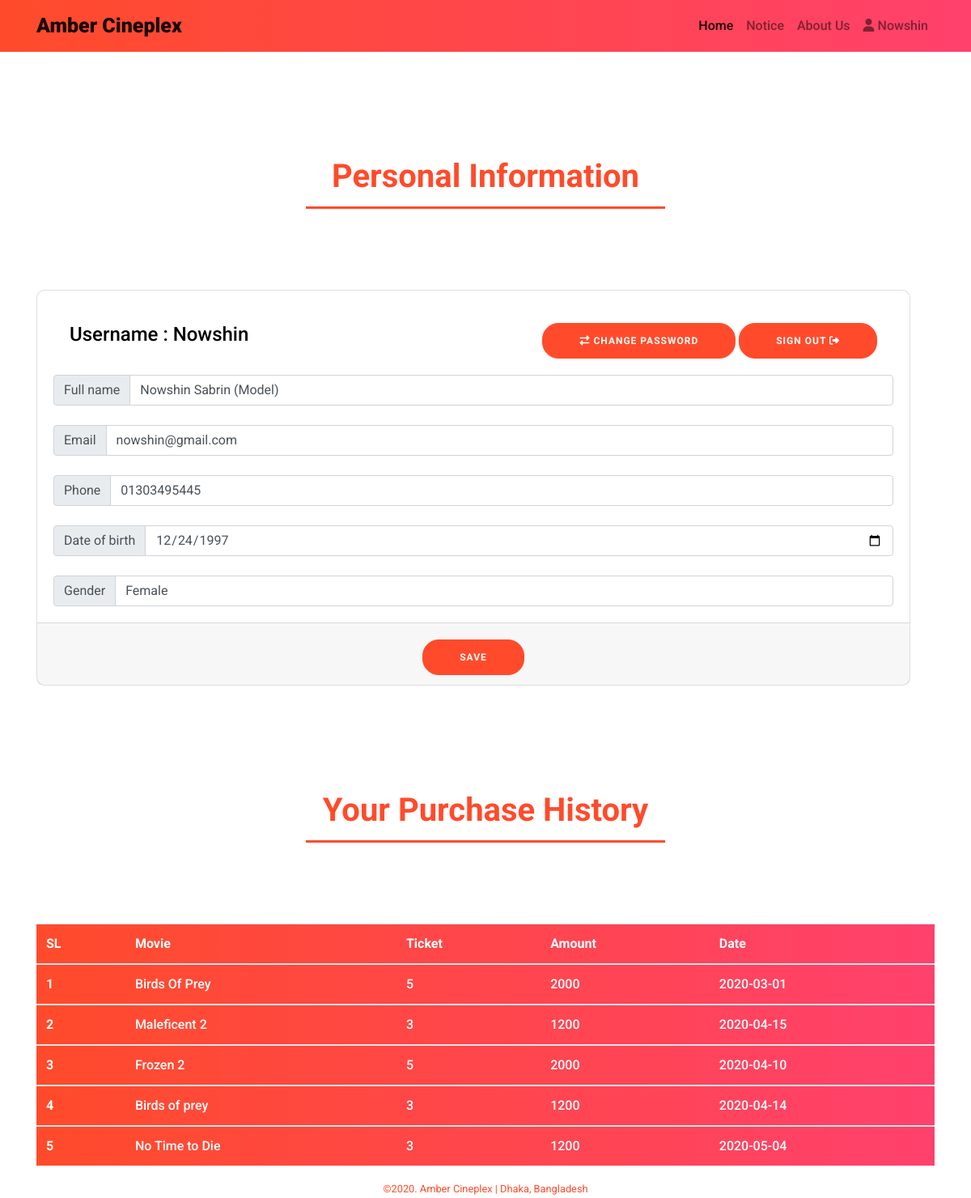
The app's page /profile.php (signed in), older data.
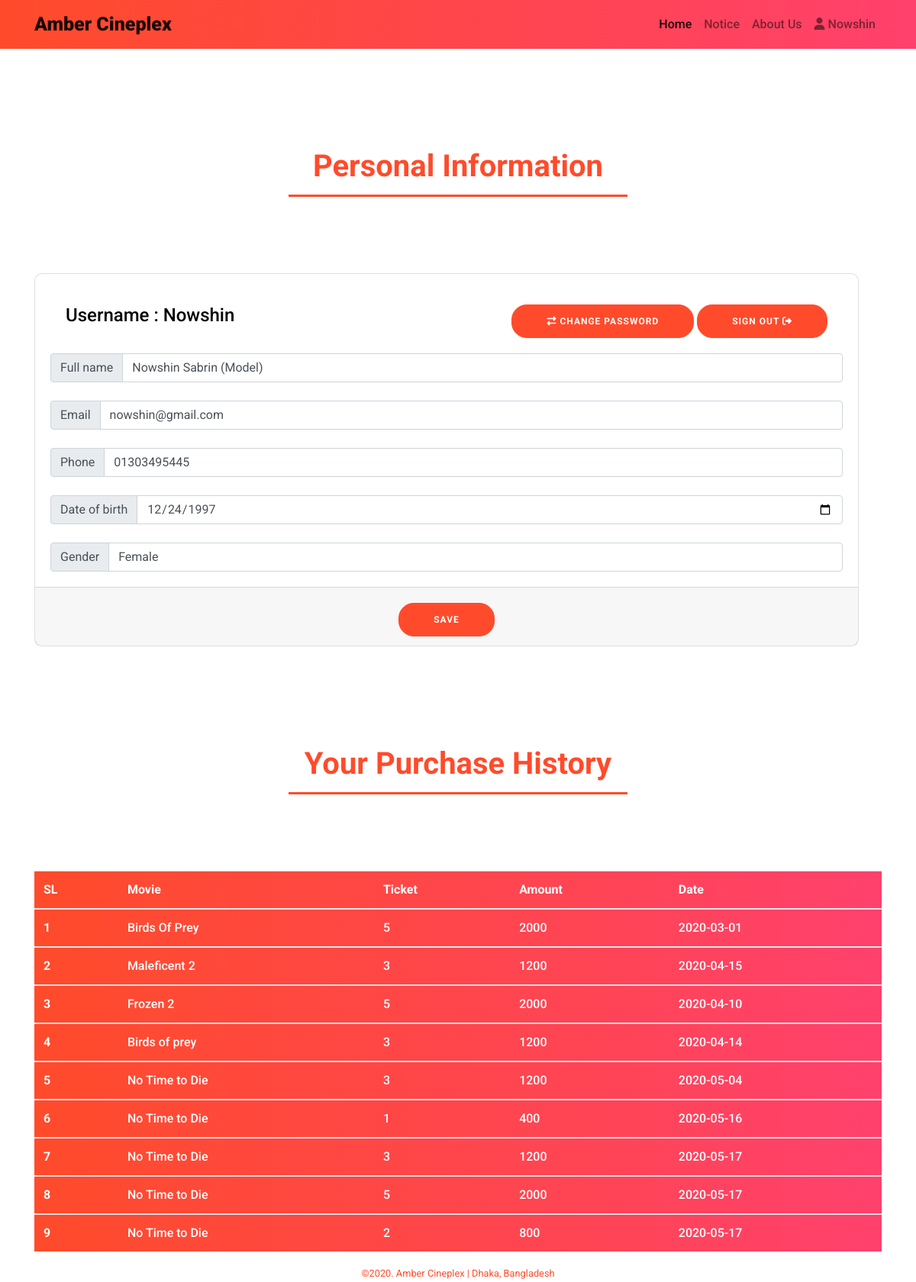
The same page, newer data.
### tables this page shows
CREATE TABLE `user_info` (
  `id` int(10) NOT NULL,
  `username` varchar(60) NOT NULL,
  `full_name` varchar(70) NOT NULL,
  `email` varchar(60) NOT NULL,
  `phone` varchar(60) NOT NULL,
  `dob` date NOT NULL,
  `gender` varchar(60) NOT NULL
);

CREATE TABLE `purchase` (
  `id` int(11) NOT NULL,
  `username` varchar(60) NOT NULL,
  `mv_name` varchar(100) NOT NULL,
  `ticket_count` int(100) NOT NULL,
  `total_amount` int(100) NOT NULL,
  `purchase_date` date NOT NULL
);

### databaseQuery.php (called while the page is built, shortened)
<?php
    function getResult($conn, $tableName, $username){
        $sqlUserCheck = "SELECT * FROM $tableName WHERE username = '$username'";
        $result = mysqli_query($conn, $sqlUserCheck);
        if ($result) {
             return $result;
        }
    }
?>

### profile.php (the view, shortened to what this page needs)
<?php
$currentUsername = $_SESSION["username"];
$fullName = $email = $phone = $dob = $gender = '';
include 'config.php';
include 'databaseQuery.php';
$conn = OpenCon();
$table_name = 'user_info';
$result = getResult($conn, $table_name, $currentUsername);
$rowCount = mysqli_num_rows($result);
if ($rowCount !== 0) {
  $row = mysqli_fetch_assoc($result);
  $fullName = $row['full_name'];
  $email = $row['email'];
  $phone = $row['phone'];
  $dob = $row['dob'];
  $gender = $row['gender'];
}
?>
<!DOCTYPE html>
<html lang="en">
<head>
  <link rel="stylesheet" href="https://stackpath.bootstrapcdn.com/bootstrap/4.4.1/css/bootstrap.min.css">
  <link rel="stylesheet" href="bootstrap/css/bootstrap.min.css">
  <link rel="stylesheet" href="style.css">
  <link rel="stylesheet" href="profile.css">
</head>
<body>
  <nav class="navbar navbar-expand-lg navbar-light bg-light  theme-bg">
    <div class="container">
      <a class="navbar-brand" href="index.php">Amber Cineplex</a>
      <div class="collapse navbar-collapse justify-content-end" id="navbarNavAltMarkup">
        <div class="navbar-nav">
          <a class="nav-item nav-link active" href="index.php">Home <span class="sr-only">(current)</span></a>
          <a class="nav-item nav-link" href="notice.php">Notice</a>
          <a class="nav-item nav-link" href="contactUs.php">About Us</a>
          <?php
          if (!isset($_SESSION["username"])) {
            echo '<a class="nav-item nav-link" href="login.php">Sign In</a>';
          } else {
            echo '
                <div class="media">
                    <div class="media-body">';
            if ($_SESSION["username"] === 'Admin') {
              echo '<a class="nav-item nav-link" href="admin.php"><i class="fas fa-user-secret"></i> ' . $_SESSION["username"] . '</a>';
            } else {
              echo '<a class="nav-item nav-link" href="profile.php"><i class="fas fa-user"></i> ' . $_SESSION["username"] . '</a>';
            }
            echo '</div>
                </div>
                ';
          }
          ?>
        </div>
      </div>
    </div>
  </nav>
  <div class="container carousel-container ">
    <div class="container container2 title-border">
      <h1>Personal Information</h1>
    </div>
    <div class="card-deck justify-content-center w-100">
      <div class="card ">
        <div class="card-body">
          <div class="card-body d-flex justify-content-between">
            <h4 class="card-title">Username : <?php echo $_SESSION["username"]; ?></h4>
            <div>
              <a><button id="changePasswordButton" onclick="changePasswordPanel()" class=""><i class="fas fa-exchange-alt"></i> Change Password</button></a>
              <a href="logout.php"><button class="">Sign Out <i class="fas fa-sign-out-alt"></i></button></a>
            </div>
          </div>
          <form action="profile.php" method="post">
            <div class="input-group">
              <div class="input-group-prepend">
                <span class="input-group-text" id="">Full name</span>
              </div>
              <input type="text" name="fullName" value="<?php echo $fullName; ?>" class="form-control"></input>
            </div>
            <br>
            <div class="input-group">
              <div class="input-group-prepend">
                <span class="input-group-text" id="">Email</span>
              </div>
              <input type="email" name="email" value="<?php echo $email; ?>" class="form-control">
            </div>
            <br>
            <div class="input-group">
              <div class="input-group-prepend">
                <span class="input-group-text" id="">Phone</span>
              </div>
              <input type="text" name="phone" value="<?php echo $phone; ?>" class="form-control">
            </div>
            <br>
            <div class="input-group">
              <div class="input-group-prepend">
                <span class="input-group-text" id="">Date of birth</span>
              </div>
              <input type="date" name="dob" value="<?php echo $dob; ?>" min="1900-01-01" max="<?php echo date("Y-m-d"); ?>" class="form-control">
            </div>
            <br>
            <div class="input-group">
              <div class="input-group-prepend">
                <span class="input-group-text" id="">Gender</span>
              </div>
              <input type="text" name="gender" value="<?php echo $gender; ?>" class="form-control">
            </div>
        </div>
        <div class="card-footer">
          <button type="submit" name="update" class="">Save</button>
        </div>
      </div>
    </div>
  </div>
  <div class="container carousel-container">
    <div class="container container2 title-border">
      <h1>Your Purchase History</h1>
    </div>
    <?php
    $conn = OpenCon();
    $resultHistory = getResult($conn, 'purchase', $currentUsername);
    $rowCountHistory = "";
    if ($resultHistory) {
      $rowCountHistory = mysqli_num_rows($resultHistory);
    }
    if ($rowCountHistory < 1) {
      echo '<div class="container container2 title-border">
        <h3>No Purchase Yet!</h3>
      </div>';
    } else {
      echo
        '
      <table class="table table-hover theme-bg">
        <thead>
          <tr>
            <th scope="col">SL</th>
            <th scope="col">Movie</th>
            <th scope="col">Ticket</th>
            <th scope="col">Amount</th>
            <th scope="col">Date</th>
          </tr>
        </thead>
      ';
      $sl = 1;
      while ($row = mysqli_fetch_assoc($resultHistory)) {
        echo
          '
          <tbody>
            <tr>
              <th scope="row">' . $sl . '</th>
              <td>' . $row["mv_name"] . '</td>
              <td>' . $row["ticket_count"] . '</td>
              <td>' . $row["total_amount"] . '</td>
              <td>' . $row["purchase_date"] . '</td>
            </tr>
          </tbody>';
        $sl++;
      }
      echo '</table>';
    }
    ?>
  </div>
  <footer>
    <small>©2020. Amber Cineplex | Dhaka, Bangladesh</small>
  </footer>
</body>
</html>

### style.css (style rules this page uses)
body { margin: 0; padding: 0; background-color: white; color: #ff416c; font-family: "Roboto", sans-serif; font-weight: 500; }
h1 { font-family: "Roboto", sans-serif; font-weight: 700; }
a { text-decoration: none !important; }
.card { border-radius: 10px; margin-bottom: 30px; }
.card-footer { text-align: center; }
.theme-bg { background: #ff416c; background: -webkit-linear-gradient(to right, #ff4b2b, #ff416c); background: linear-gradient(to right, #ff4b2b, #ff416c); }
.navbar-brand { color: white; font-weight: 900; font-size: 25px; }
.nav-link { color: white; }
button { border-radius: 20px; border: 1px solid #ff4b2b; background-color: #ff4b2b; color: #ffffff; font-size: 12px; font-weight: bold; padding: 12px 45px; letter-spacing: 1px; text-transform: uppercase; transition: transform 80ms ease-in; }
.container2 { margin-bottom: 100px; }
.carousel-container { margin-top: 125px; border-radius: 10px; }
.title-border { border-bottom: 3px #ff4b2b solid; width: 40%; color: #ff4b2b; text-align: center; padding: 5px 10px; }
table td, th { color: white; }
footer { text-align: center; color: #ff4b2b; }
.ticket-card p, h4 { color: #ffffff; }
.card-title { color: black; }
.nav-link { color: #ff416c; }

Row changes from the older to the newer data that the page shows:
added purchase: mv_name "No Time to Die", ticket_count "1", total_amount "400", purchase_date "2020-05-16"
added purchase: mv_name "No Time to Die", ticket_count "3", total_amount "1200", purchase_date "2020-05-17"
added purchase: mv_name "No Time to Die", ticket_count "5", total_amount "2000", purchase_date "2020-05-17"
added purchase: mv_name "No Time to Die", ticket_count "2", total_amount "800", purchase_date "2020-05-17"
